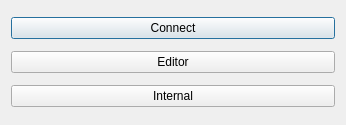
<?xml version="1.0" encoding="UTF-8"?>
<ui version="4.0">
 <class>Dialog</class>
 <widget class="QDialog" name="Dialog">
  <property name="geometry">
   <rect>
    <x>0</x>
    <y>0</y>
    <width>346</width>
    <height>125</height>
   </rect>
  </property>
  <property name="windowTitle">
   <string>Dialog</string>
  </property>
  <layout class="QVBoxLayout" name="verticalLayout">
   <item>
    <widget class="QPushButton" name="btnConnect">
     <property name="text">
      <string>Connect</string>
     </property>
    </widget>
   </item>
   <item>
    <widget class="QPushButton" name="btnEditor">
     <property name="text">
      <string>Editor</string>
     </property>
    </widget>
   </item>
   <item>
    <widget class="QPushButton" name="btnInternal">
     <property name="text">
      <string>Internal</string>
     </property>
    </widget>
   </item>
  </layout>
 </widget>
 <resources/>
 <connections>
  <connection>
   <sender>btnInternal</sender>
   <signal>clicked()</signal>
   <receiver>Dialog</receiver>
   <slot>accept()</slot>
   <hints>
    <hint type="sourcelabel">
     <x>187</x>
     <y>96</y>
    </hint>
    <hint type="destinationlabel">
     <x>221</x>
     <y>114</y>
    </hint>
   </hints>
  </connection>
 </connections>
</ui>
